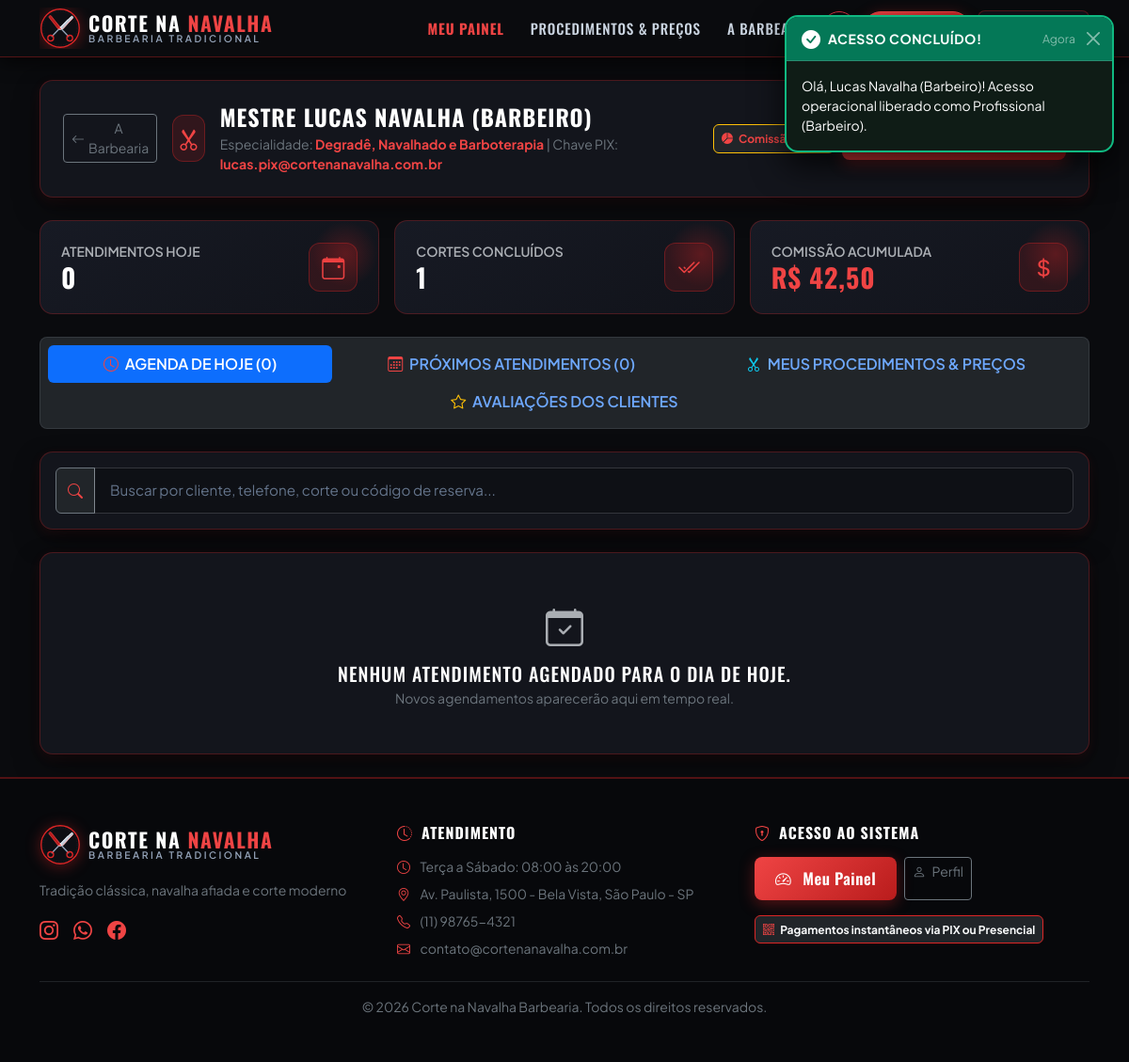
Page /barbeiro/dashboard.php (signed in) on the committed database.
### tables this page shows
CREATE TABLE IF NOT EXISTS `usuarios` (
    `id` INT AUTO_INCREMENT PRIMARY KEY,
    `nome` VARCHAR(150) NOT NULL,
    `email` VARCHAR(120) NOT NULL UNIQUE,
    `cpf` VARCHAR(20) NOT NULL UNIQUE,
    `telefone` VARCHAR(20) NOT NULL,
    `senha` VARCHAR(255) NOT NULL,
    `perfil` ENUM('cliente', 'barbeiro', 'recepcao', 'dono') NOT NULL DEFAULT 'cliente',
    `foto` VARCHAR(255) DEFAULT 'assets/img/default-avatar.png',
    `especialidade` VARCHAR(150) DEFAULT NULL,
    `chave_pix` VARCHAR(100) DEFAULT NULL,
    `tipo_chave_pix` VARCHAR(30) DEFAULT NULL,
    `comissao_percentual` DECIMAL(5,2) DEFAULT 50.00,
    `permite_catalogo_proprio` TINYINT(1) DEFAULT 0,
    `permissoes` TEXT DEFAULT NULL,
    `ativo` TINYINT(1) DEFAULT 1,
    `criado_em` TIMESTAMP DEFAULT CURRENT_TIMESTAMP
);

CREATE TABLE IF NOT EXISTS `configuracao_empresa` (
    `id` INT AUTO_INCREMENT PRIMARY KEY,
    `nome_barbearia` VARCHAR(150) NOT NULL DEFAULT 'Corte na Navalha Barbearia',
    `slogan` VARCHAR(255) DEFAULT 'Tradição, estilo e precisão em cada detalhe',
    `cnpj` VARCHAR(20) DEFAULT '12.345.678/0001-90',
    `telefone` VARCHAR(20) DEFAULT '(11) 98765-4321',
    `email` VARCHAR(100) DEFAULT 'contato@cortenanavalha.com.br',
    `endereco` VARCHAR(255) DEFAULT 'Rua dos Barbeiros, 777 - Centro, São Paulo - SP',
    `horario_abertura` TIME DEFAULT '08:00:00',
    `horario_fechamento` TIME DEFAULT '20:00:00',
    `chave_pix_principal` VARCHAR(100) DEFAULT 'pix@cortenanavalha.com.br',
    `tipo_chave_pix` VARCHAR(30) DEFAULT 'E-mail',
    `cor_tema` VARCHAR(30) DEFAULT 'crimson',
    `tipo_catalogo` ENUM('global', 'individual') DEFAULT 'global',
    `metodo_pagamento_ativo` ENUM('pix_fixo', 'mercadopago') DEFAULT 'pix_fixo',
    `mp_public_key` VARCHAR(255) DEFAULT NULL,
    `mp_access_token` TEXT DEFAULT NULL,
    `mp_webhook_secret` VARCHAR(255) DEFAULT NULL,
    `mp_sandbox` TINYINT(1) DEFAULT 1,
    `comissao_automatica` TINYINT(1) DEFAULT 0,
    `taxa_cancelamento_percentual` DECIMAL(5,2) DEFAULT 20.00,
    `horas_minimas_cancelamento` INT DEFAULT 2,
    `politica_cancelamento_texto` TEXT NULL,
    `atualizado_em` TIMESTAMP DEFAULT CURRENT_TIMESTAMP ON UPDATE CURRENT_TIMESTAMP
);

### includes/logo.php (the view, shortened to what the rows shown need)
<div class="barber-brand-wrap d-inline-flex align-items-center gap-2 text-decoration-none">
</div>

### barbeiro/dashboard.php (shortened to what the rows shown need)
<?php
require_once __DIR__ . '/../config/db.php';
require_once __DIR__ . '/../includes/auth.php';
$usuario = getUsuarioLogado();
$pdo = getDBConnection();
$empresa = getEmpresaConfig();
$stmtMe = $pdo->prepare("SELECT * FROM usuarios WHERE id = :id LIMIT 1");
$stmtMe->execute([':id' => $usuario['id']]);
$barbeiroInfo = $stmtMe->fetch();
require_once __DIR__ . '/../includes/header.php';
?>
<div class="container py-4">
    <div class="barber-card p-4 mb-4">
        <div class="row align-items-center g-3">
            <div class="col-md-7">
                <div class="d-flex align-items-center gap-3">
                    <div>
                        <h4 class="text-white fw-bold mb-1">Mestre <?= htmlspecialchars($usuario['nome']) ?></h4>
                        <p class="text-secondary small mb-0">
                            Especialidade: <strong class="text-gold"><?= htmlspecialchars($barbeiroInfo['especialidade'] ?? 'Barbeiro Profissional') ?></strong> |
                            Chave PIX: <strong class="text-gold"><?= htmlspecialchars($barbeiroInfo['chave_pix'] ?? 'Não informada') ?></strong>
                        </p>
                    </div>
                </div>
            </div>
        </div>
    </div>
</div>
<?php require_once __DIR__ . '/../includes/footer.php'; ?>

### includes/footer.php (shortened to what the rows shown need)
</main>
<footer class="mt-auto py-5" style="background: #07080b; border-top: 2px solid rgba(var(--theme-rgb, 220, 38, 38), 0.35);">
    <div class="container">
        <div class="row g-4 mb-4">
            <div class="col-lg-4 col-md-6">
                <div class="mb-3">
                    <?php
                        require __DIR__ . '/logo.php';
                    ?>
                </div>
                <p class="text-secondary small">
                    <?= htmlspecialchars($empresa['slogan'] ?? 'Tradição clássica, navalha afiada e corte moderno.') ?>
                </p>
                <div class="d-flex gap-3 mt-3">
                    <a href="#" class="text-danger fs-5" aria-label="Instagram"><i class="bi bi-instagram"></i></a>
                    <a href="#" class="text-danger fs-5" aria-label="WhatsApp"><i class="bi bi-whatsapp"></i></a>
                    <a href="#" class="text-danger fs-5" aria-label="Facebook"><i class="bi bi-facebook"></i></a>
                </div>
            </div>
            <div class="col-lg-4 col-md-6">
                <ul class="list-unstyled text-secondary small mb-0">
                    <li class="mb-2"><i class="bi bi-clock me-2 text-danger"></i> Terça a Sábado: 08:00 às 20:00</li>
                    <li class="mb-2"><i class="bi bi-geo-alt me-2 text-danger"></i> <?= htmlspecialchars($empresa['endereco'] ?? 'São Paulo - SP') ?></li>
                    <li class="mb-2"><i class="bi bi-telephone me-2 text-danger"></i> <?= htmlspecialchars($empresa['telefone'] ?? '(11) 98765-4321') ?></li>
                    <li><i class="bi bi-envelope me-2 text-danger"></i> <?= htmlspecialchars($empresa['email'] ?? 'contato@cortenanavalha.com.br') ?></li>
                </ul>
            </div>
        </div>
        <div class="border-top border-secondary border-opacity-25 pt-3 text-center text-secondary small">
            <p class="mb-0">&copy; <?= date('Y') ?> <?= htmlspecialchars($empresa['nome_barbearia'] ?? 'Corte na Navalha Barbearia') ?>. Todos os direitos reservados.</p>
        </div>
    </div>
</footer>
</body>
</html>

### rows in the picture
usuarios: nome "LUCAS NAVALHA (BARBEIRO)", especialidade "Degradê, Navalhado e Barboterapia", chave_pix "lucas.pix@cortenanavalha.com.br"
configuracao_empresa: slogan "Tradição clássica, navalha afiada e corte moderno", endereco "Av. Paulista, 1500 - Bela Vista, São Paulo - SP", telefone "(11) 98765-4321", email "contato@cortenanavalha.com.br", nome_barbearia "Corte na Navalha Barbearia"

### other values in the picture
$toast['titulo'] "ACESSO CONCLUÍDO!"
$toast['mensagem'] "Olá, Lucas Navalha (Barbeiro)! Acesso operacional liberado como Profissional (Barbeiro)."
$primeiraParteLogo "CORTE NA CORTE NA"
$ultimaPalavraLogo "NAVALHA NAVALHA"
count($atendimentosHoje) "0"
$metricas['total_concluidos'] "1"
$minhaComissaoEstimada "42,50"
count($atendimentosFuturos) "0"
